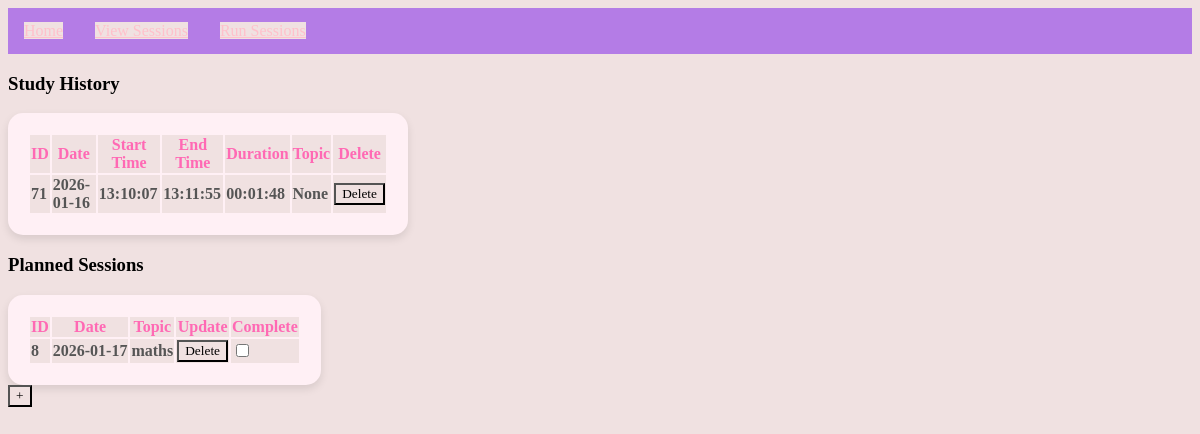
Before: /view with the older database file.
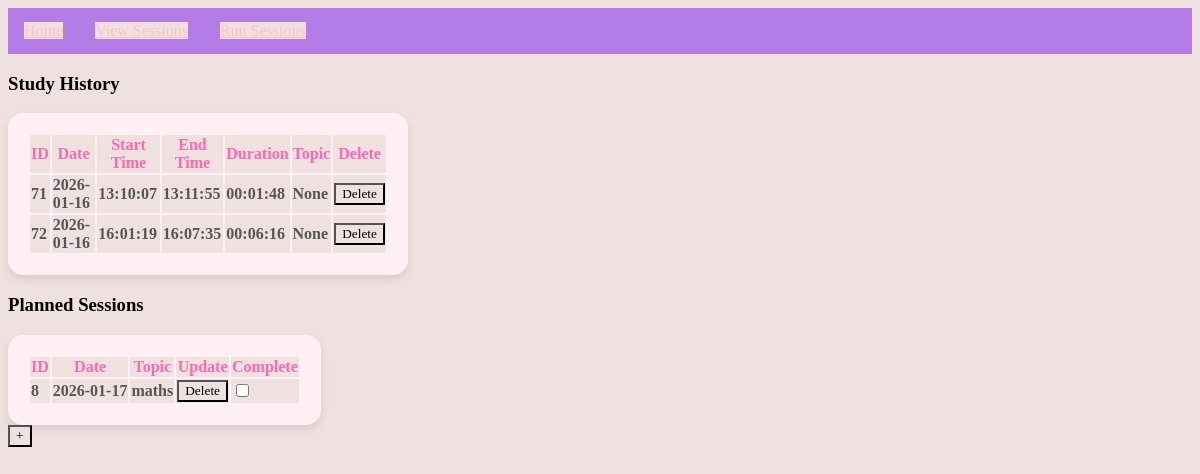
After: the same page with the newer database file.
### tables this page shows
CREATE TABLE completed_session (
          id INTEGER PRIMARY KEY AUTOINCREMENT,
          date TEXT NOT NULL,
          start_time TEXT NOT NULL,
          end_time TEXT NOT NULL,
          duration TEXT NOT NULL,
          topic TEXT);

CREATE TABLE planned_session (
          id INTEGER PRIMARY KEY AUTOINCREMENT,
          date TEXT NOT NULL,
          topic TEXT NOT NULL, completed Boolean);

### app.py (the view)
@app.route("/view")
def view():
    connect = sqlite3.connect('database.db')
    c = connect.cursor()
    c.execute('SELECT * FROM completed_session')
    view_sessions = c.fetchall()
    c.execute('SELECT * FROM planned_session')
    planned_sessions = c.fetchall()
    connect.close()
    return render_template("view_sessions.html", view_sessions=view_sessions, planned_sessions = planned_sessions)

### Templates/view_sessions.html (shortened to what this page needs)
<!DOCTYPE html>
<html lang = "en">
    <head>
        <link rel="stylesheet" href="{{ url_for('static', filename='style.css') }}">
    </head>
    <body>
        <nav>
        <li><a href="{{ url_for('home') }}">Home</a></li>
        <li><a href="{{ url_for('view') }}">View Sessions</a></li>
        <li><a href="{{ url_for('run') }}">Run Sessions</a></li>
        </nav>
        <h3>Study History</h3>
        <table>
            <tr>
                <th>ID</th>
                <th>Date</th>
                <th>Start Time</th>
                <th>End Time</th>
                <th>Duration</th>
                <th>Topic</th>
                <th>Delete</th>
            </tr>
            {% for session in view_sessions %}
            <tr>
                <td>{{ session[0] }}</td>
                <td>{{ session[1] }}</td>
                <td>{{ session[2] }}</td>
                <td>{{ session[3] }}</td>
                <td>{{ session[4] }}</td>
                <td>{{ session[5] }}</td>
                <td>
                    <form action="{{ url_for('delete_record') }}" method="post" style="display:inline;">
                            <button type="submit">Delete</button>
                    </form>
                </td>
            </tr>
            {% endfor %}
        </table>
        <h3>Planned Sessions</h3>
                <table>
            <tr>
                <th>ID</th>
                <th>Date</th>
                <th>Topic</th>
                <th>Update</th>
                <th>Complete</th>
            </tr>
            {% for session in planned_sessions %}
            <tr>
                <td>{{ session[0] }}</td>
                <td>{{ session[1] }}</td>
                <td>{{ session[2] }}</td>
                <td>
                        <form action="{{ url_for('delete_record') }}" method="post" style="display:inline;">
                            <button type="submit">Delete</button>
                        </form>
                </td>
                <td>
                    <form action="{{ url_for('check_session_off')}}" method="post" style="display:inline;">
                        <input type="checkbox"></input>
                    </form>
                </td>
            </tr>
            {% endfor %}
        </table>
        <button id="plusButton"> + </button>
    </body>

### static/style.css (style rules this page uses)
* { font-family : Garamond, serif; color : "BLACK"; background-color: #f0e1e1; }
table { background: #fff0f5; padding: 20px; border-radius: 15px; max-width: 400px; font-family: "Comic Sans MS", cursive, sans-serif; box-shadow: 0 4px 8px rgba(0,0,0,0.1); }
table tr { font-weight: bold; margin-top: 15px; color: #ff69b4; }
table td { margin-left: 25px; margin-bottom: 10px; color: #555; }
nav { list-style-type: none; margin: 0; padding: 0; overflow: hidden; background-color: #b47ce6; }
nav li { display: block; color: white; text-align: center; padding: 14px 16px; text-decoration: none; float: left; background-color: #b47ce6; }
nav a { color: pink }

Changed rows visible on the page:
added completed_session: id "72", date "2026-01-16", start_time "16:01:19", end_time "16:07:35", duration "00:06:16", session "None"
